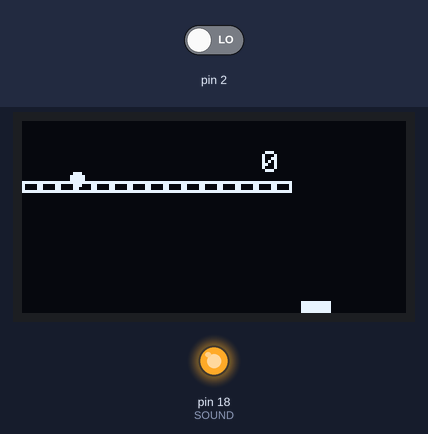
The sketch below on a simulated Arduino Uno, built with avr-gcc and run on an emulated ATmega328P. Parts: 128×64 one-colour display, output pins drawn as LEDs (lit = HIGH). Inputs (shaded band) come from the test bench; at power-on: pin 2 LOW. Random numbers use the default seed unless the sketch sets one.

Above: at 8.49 s.
At 18.84 s:
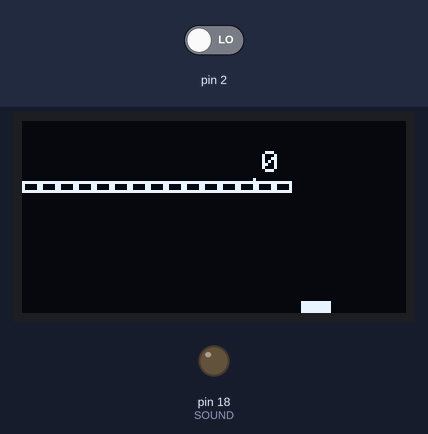
At 23.99 s:
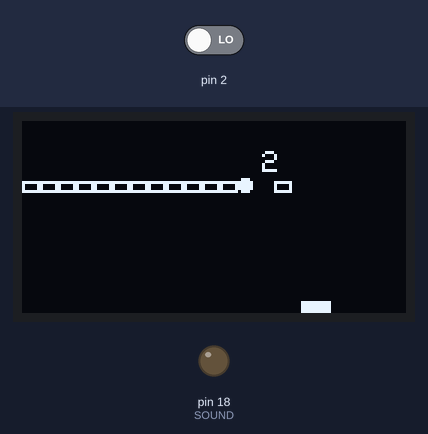
At 36.55 s:
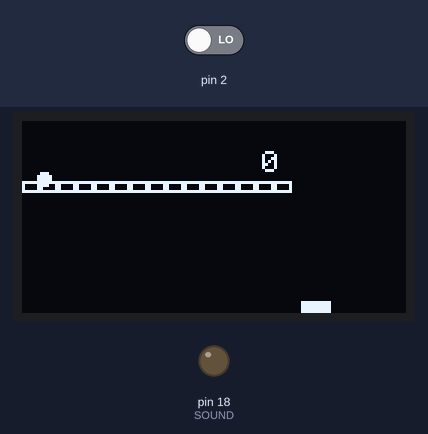
Timing chart, 0 to 38.2 s (numbered marks = the images above):
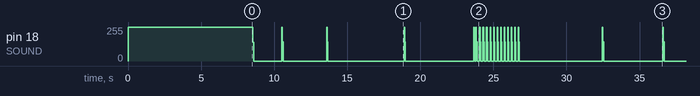

The sketch:

Radio_break_out.ino
```cpp
//// Sample program "BREAKOUT" for new Radio board
//// Jul, 2018 kodera2t
//// This program is not fully completed (it works as an example.)

#include <SPI.h>
#include <SD.h>
#include <Wire.h>
#include <Adafruit_GFX.h>
#include <Adafruit_SSD1306.h>
#include <EEPROM.h>

#define OLED_RESET 20
Adafruit_SSD1306 display(OLED_RESET);
#define RADIO 0x35
#if (SSD1306_LCDHEIGHT != 64)
#error("Height incorrect, please fix Adafruit_SSD1306.h!");
#endif

#define SOUND 18

int terminal_1  = 10;
int terminal_2  = 12;
volatile int encorder_val=48,old_val=0;
volatile char old_state = 0;
volatile int event = 0, event2= 0;
volatile int rtc_setmode=0,old_set;
volatile unsigned long time_prev = 0, time_now;
unsigned long time_chat = 500;
volatile int sw = LOW;


//SSD_13XX oled = SSD_13XX(__CS1, __DC,__RST);


int xpos,ypos,xold,yold;
int color;


void setup() {

  randomSeed(analogRead(A0));
  pinMode(SOUND,OUTPUT);
  pinMode(2, INPUT);
  pinMode(11, INPUT);
  pinMode(terminal_1, INPUT);
  pinMode(terminal_2, INPUT);
  attachInterrupt(0,Rotary_encorder,HIGH);
  byte direc,n_direc,o_direc;
  unsigned int i,j;
  uint8_t c;
  int error;
  Wire.begin();
  display.begin(SSD1306_SWITCHCAPVCC, 0x3C);
  display.clearDisplay();

  display.setRotation(0);
  display.setTextSize(1);
  display.setTextColor(WHITE);


  xpos=48;
  display.display();
}

void loop() {

  int error,xval,yval,xad,yad;
  int xcell,ycell,drawx,drawy;
  int oldx,oldy;
  int x,numx,numy,rad,six,siy,tmpx,tmpy,xdi,ydi,newx,newy,rumx,rumy,sou,senseV,padposi,padh,padd,padw,fl;
  int count,i,blocknum,fpos,blockh,delb,blck,countx,k;
  int firstline[16];
  float blockw;

  six=96;
  siy=64;
  rad=2;
  sou=1;
  padh=2;
  padd=siy-2;
  padw=10;
  blocknum=15;
  blockw=6.0;
  blockh=4;
  fpos=20;
  fl=1;
  count=0;


///wall-touch check
  int left,right,up,down ;
  double dT;
//////////////////////////

  xold=xpos;
  yold=ypos;

//  xad=xval/600;
//  yval=yval-1100;
//  yad=yval/600;
//
//
  xpos=3*encorder_val;
//  ypos=ypos+yad;


  //xpos=encorder_val;
  oldx=xcell;
  oldy=ycell;

        numx = random(rad,six-rad);
        numy = random(rad,siy-rad);
        display.fillCircle(numx,numy,rad,BLACK);
        tmpx=numx;
        tmpy=numy;
        delay(500);
        display.clearDisplay();
        numx = random(rad,six-rad);
        numy = random(rad,siy-rad);
        xdi=numx-tmpx;
        ydi=numy-tmpy;
        if(ydi>=0){
          ydi=1;
        } else {
          ydi=-1;
        }
        if(xdi>=0){
          xdi=1;
        } else {
          xdi=-1;
        }
        rumx = random(0,6);
        rumy = random(0,6);
        xdi=xdi+rumx-3;
        ydi=ydi+rumy-3;
        newx=tmpx;
        newy=tmpy;
        for(i=0;i<=blocknum;i++){
          firstline[i]=1;
        }


        do {
        x=x+1;


  xold=xpos;
  yold=ypos;

  xad=xval/200;
  yval=yval-1100;
  yad=yval/200;


  xpos=3*encorder_val;
  ypos=ypos+yad;

  if(xpos<3){
    xpos=3;
  }
  if(xpos>93){
    xpos=93;
  }


  oldx=xcell;
  oldy=ycell;


        if(newx>=six-rad||newx<=rad){
          rumx=random(-3,3);
          xdi=-xdi;
          ydi=rumx+ydi;
          rad=random(1,4);
          if(abs(ydi)>rad){
            ydi=3*sqrt(ydi*ydi)/ydi;
          };
        }
        if(newy<=rad){
          rumy=random(-2,2);
          ydi=-ydi;
          xdi=xdi+rumy;
          rad=random(1,4);
          if(abs(xdi)>rad){
            xdi=3*sqrt(xdi*xdi)/xdi;
          };
        }


      if((newx>six+1||newy>siy+1)||(newx<0||newy<0)){
          newx=six/2;
          newy=siy/3;
        }
        newx=newx+xdi;
        newy=newy+ydi;
        padposi=xpos;
          if(newy>62){
          if(newx>padposi && newx<padposi+padw){
            ydi=-ydi;
          fl=1;
          for (sou=1;sou<=80;sou++){
            digitalWrite(SOUND, HIGH);
            delayMicroseconds(400);
            digitalWrite(SOUND, LOW);
          }
          } else {
            count=0;
            fl=0;
          }
          }

          if((newy>fpos)&&(newy<fpos+blockh)){
            delb=newx/blockw+1;
            blck=firstline[delb];
          if(blck==1){
            ydi=-ydi;
            firstline[delb] =0;
            count=count+1;
            for (sou=1;sou<=80;sou++){
            digitalWrite(SOUND, HIGH);
            delayMicroseconds(800);
            digitalWrite(SOUND, LOW);
          }
          }
          }

//// drawing block ////
        for( i=1;i<=blocknum;i++){
          if(firstline[i]==1){
          display.drawRect((i-1)*blockw,fpos,blockw,blockh,WHITE);
            //display.display();
          }
        }
        k=0;
        for( i=1;i<=blocknum;i++){
          if(firstline[i]==0){
          k=k+1;
          }
        }
        if(k==16){
          fl=0;
        }
        display.fillRect(padposi,padd-padh,padw,padd,WHITE);
        display.fillCircle(newx,newy,rad,WHITE);
        display.setTextSize(1);
        display.setTextColor(WHITE);
        display.setCursor(80,10);
        display.print(count);
          display.display();
        delay(60);
        display.clearDisplay();
        if(count==15){
          //game_clear();
                    for (sou=1;sou<=500;sou++){
            digitalWrite(SOUND, HIGH);
            delayMicroseconds(200);
            digitalWrite(SOUND, LOW);
          }
        fl=0;
        }
        } while(fl==1);
          display.display();
}


//void game_over(void){
//  display.fillScreen(BLACK);
//    display.setTextSize(2);
//    display.setTextColor(WHITE);
//    display.setCursor(20,20);
//    display.print("GAME");
//    display.setCursor(20,40);
//    display.print("OVER!");
//    //display.display();
//    xpos=0;
//    ypos=0;
//    color=1;
//    //display.display();
//    delay(2000);
//}

//void game_clear(void){
//  display.fillScreen(WHITE);
//    display.setTextSize(2);
//    display.setTextColor(BLACK);
//    display.setCursor(20,20);
//    display.print("GAME");
//    display.setCursor(20,40);
//    display.print("CLEAR");
//    xpos=0;
//    ypos=0;
//    color=1;
//    delay(3000);
//    //display.display();
//}

void Rotary_encorder(void)
{
    old_val=encorder_val;
  if(!digitalRead(terminal_1)){
    if(digitalRead(terminal_2)){
      old_state = 'R';
    } else {
      old_state = 'L';
    }
  } else {
    if(digitalRead(terminal_2)){
      if(old_state == 'L'){
        encorder_val++;
      }
    } else {
      if(old_state == 'R'){
        encorder_val--;
      }
    }
    old_state = 0;
    event=1;
  }
}
```
